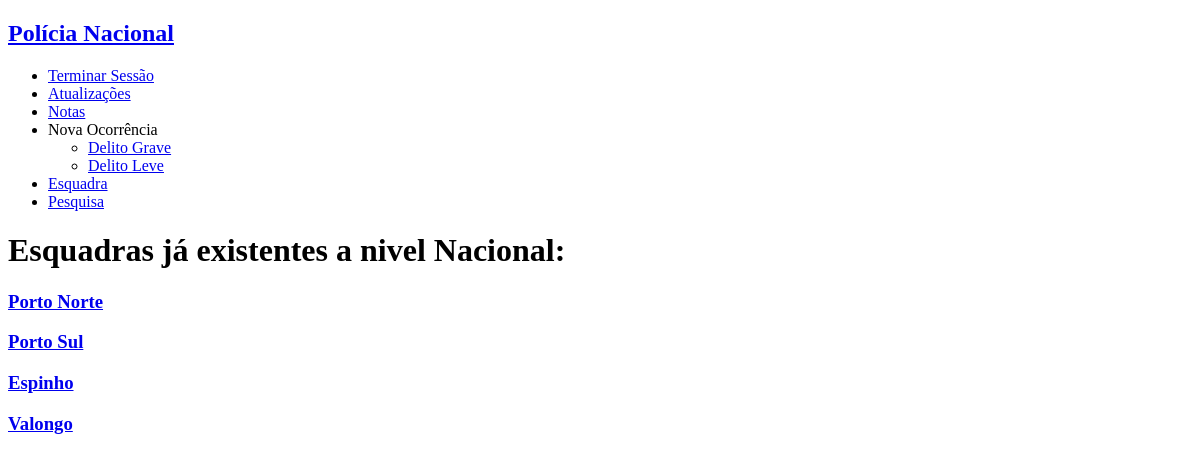
/view_station.php, run on an earlier commit of the app's database.
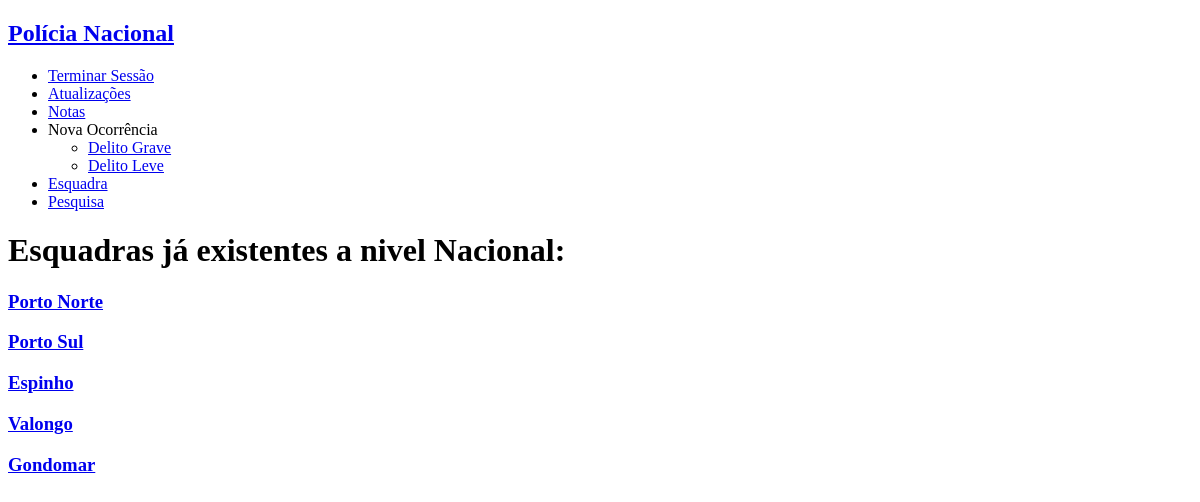
And on a later commit of the database.
### tables this page shows
CREATE TABLE stations (
    id INTEGER PRIMARY KEY,
    name VARCHAR NOT NULL,
    city VARCHAR NOT NULL,
    adress VARCHAR NOT NULL,
    chief VARCHAR REFERENCES personnel
);

### database/connection.php (called while the page is built, shortened)
<?php $db = new PDO('sqlite:database/database.db');
function GetAllStations(){
  global $db;
  $query = $db->prepare('SELECT * FROM stations ');
  $query->execute();
  return $query->fetchAll();
}

### view_station.php (the view, shortened to what this page needs)
<?php
include_once('database/connection.php');
$stations = GetAllStations();
?>
<!DOCTYPE html>
<html>
<?php include_once('common/header_aside.php'); ?>
<body>
    <h1> Esquadras já existentes a nivel Nacional: </h1>
    <section class="view_stations">
            <?php foreach ($stations as $station) { ?>
                <h3 class="title"> <a href="station.php?station=<?=$station['id']?>"> <?=$station['name']?> </a> </h3>
            <?php } ?>
    </section>
</body>
</html>

What changed in the data, as far as the page shows it:
added stations: name "Gondomar"
